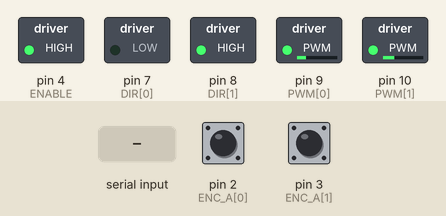
Recording of a sketch running on a simulated Arduino Uno, built with avr-gcc and run on an emulated ATmega328P. On the bench: switched loads named in the sketch (green lamp = pin HIGH). The inputs (shaded band) are chosen by the test bench; at power-on: pin 2 (ENC_A[0]) HIGH, pin 3 (ENC_A[1]) HIGH. What the sketch prints to the serial monitor is not drawn.

Above: at 1.2 s.
1.3 s: "s" received over Serial
At 2.1 s:
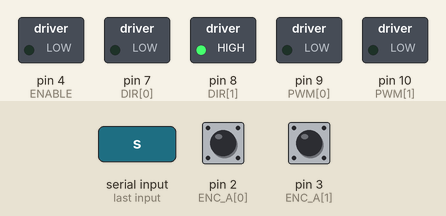
Timing chart, 0 to 4.3 s (numbered marks = the images above; inputs shaded):
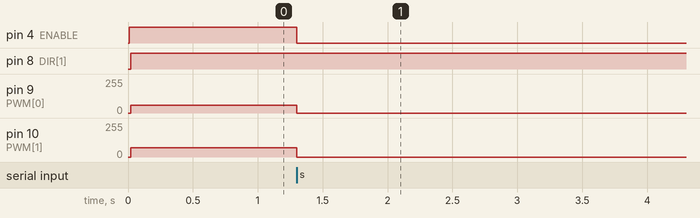

Measured:
- after the input at 1.3 s, pin 4 (ENABLE): HIGH → LOW at once; pin 9 (PWM[0]): 57/255 → 0/255 at once; pin 10 (PWM[1]): 71/255 → 0/255 at once

The sketch:

Demo1_Independent_Wheel_PI.ino
```cpp
// EENG350 Demo 1 — independent left/right wheel position + velocity control.
// Cailey Cashion
#include <Arduino.h>
#include <math.h>

// ===================== CHANGE FOR EACH DEMO RUN =====================
const float DISTANCE_FT = 1.0f;
const float ANGLE_DEG = 180.0f;   // + LEFT, - RIGHT
const unsigned long START_DELAY_MS = 0; // set to 0 since arduino has built in delay

// ===================== HARDWARE =====================
const float WHEEL_RADIUS_M = 0.1397f / 2.0f; // 5.5-inch diameter
const float WHEEL_SPACING_M = 0.3175f;       // 12.5-inch wheel spacing
const float TURN_WHEELBASE_M = 0.3362f;
const byte ENABLE = 4;
const byte ENC_A[2] = {2, 3};   // LEFT, RIGHT
const byte ENC_B[2] = {5, 6};
const byte DIR[2] = {7, 8};
const byte PWM[2] = {9, 10};
const int ENCODER_SIGN[2] = {1, 1};
const bool POSITIVE_DIR_HIGH[2] = {true, true};
const float COUNTS_PER_WHEEL_REV = 1600.0f; // Verify by physically rotating one wheel 1 rev
const float RAD_PER_COUNT = 2.0f * PI / COUNTS_PER_WHEEL_REV;
const float BATTERY_V = 7.8f;
const float VOLTAGE_LIMIT = 7.0f;

// ===================== Controller Values =====================
const float KP_POS = 1.25f;
const float KP_VEL_L = 0.873f;  // independent right wheel gain
const float KP_VEL_R = 1.1f;  // independent left wheel gain
const float KI_VEL_L = 0.0f;
const float KI_VEL_R = 0.0f;
const float MAX_SPEED_INTEGRAL = 6.0f;
const float MAX_SPEED_RAD_S = 4.0f;
const float TURN_SPEED_RAD_S = 2.0f;

const float TURN_POS_TOL_RAD = 0.05f;
const float DRIVE_POS_TOL_RAD = 0.15f;
const float WHEEL_SPEED_TOL_RAD_S = 0.3f;
const unsigned long SETTLE_MS = 200;
const unsigned long RUN_TIMEOUT_MS = 58000;

// Turning-only static friction compensation
const float MIN_TURN_VOLTAGE_L = 1.2f;
const float MIN_TURN_VOLTAGE_R = 1.2f;

// ===================== STATES AND ENCODERS =====================
enum State { WAITING, TURNING, DRIVING, STOPPED };
State state = WAITING;
volatile long counts[2] = {0, 0};
long originCounts[2] = {0, 0};
long previousCounts[2] = {0, 0};
float wheelAngle[2] = {0.0f, 0.0f};
float wheelSpeed[2] = {0.0f, 0.0f};
float desiredWheelAngle[2] = {0.0f, 0.0f};
float desiredWheelSpeed[2] = {0.0f, 0.0f};
float commandedVoltage[2] = {0.0f, 0.0f};
float speedIntegral[2] = {0.0f, 0.0f};
float rho = 0.0f, phi = 0.0f;
unsigned long bootMs, runStartMs, lastUpdateUs, lastPrintMs;
unsigned long settledSinceMs = 0;
bool settling = false;

void leftEncoder() {
  counts[0] += digitalRead(ENC_A[0]) == digitalRead(ENC_B[0]) ? 1 : -1;
}
void rightEncoder() {
  counts[1] += digitalRead(ENC_A[1]) == digitalRead(ENC_B[1]) ? 1 : -1;
}

void motorsOff() {
  analogWrite(PWM[0], 0);
  analogWrite(PWM[1], 0);
  digitalWrite(ENABLE, LOW);
  commandedVoltage[0] = commandedVoltage[1] = 0.0f;
  speedIntegral[0] = speedIntegral[1] = 0.0f;
}

void setVoltage(byte i, float voltage) {
  voltage = constrain(voltage, -VOLTAGE_LIMIT, VOLTAGE_LIMIT);
  commandedVoltage[i] = voltage;
  bool high = (voltage >= 0.0f) ? POSITIVE_DIR_HIGH[i] : !POSITIVE_DIR_HIGH[i];
  if (digitalRead(DIR[i]) != (high ? HIGH : LOW)) {
    analogWrite(PWM[i], 0);
    digitalWrite(DIR[i], high ? HIGH : LOW);
  }
  int duty = (int)(255.0f * fabsf(voltage) / BATTERY_V);
  analogWrite(PWM[i], constrain(duty, 0, 255));
}

void updateMeasurements(float dt) {
  long current[2];
  noInterrupts();
  current[0] = counts[0];
  current[1] = counts[1];
  interrupts();
  for (byte i = 0; i < 2; i++) {
    wheelAngle[i] = ENCODER_SIGN[i] * (current[i] - originCounts[i]) * RAD_PER_COUNT;
    float rawSpeed = ENCODER_SIGN[i] * (current[i] - previousCounts[i]) * RAD_PER_COUNT / dt;
    previousCounts[i] = current[i];
    wheelSpeed[i] = 0.8f * wheelSpeed[i] + 0.2f * rawSpeed;
  }
  rho = WHEEL_RADIUS_M * (wheelAngle[0] + wheelAngle[1]) / 2.0f;
  phi = WHEEL_RADIUS_M * (wheelAngle[1] - wheelAngle[0]) / WHEEL_SPACING_M;
}

// TWO outer wheel position P loops + TWO independent inner wheel speed PI loops.
void controlWheels(float dt) {
  for (byte i = 0; i < 2; i++) {
    float positionError = desiredWheelAngle[i] - wheelAngle[i];
    float speedLimit = (state == TURNING) ? TURN_SPEED_RAD_S : MAX_SPEED_RAD_S;
    float desiredSpeed = constrain(KP_POS * positionError, -speedLimit, speedLimit);
    // While driving forward, do not request reverse wheel motion.
    if (state == DRIVING) desiredSpeed = fmaxf(0.0f, desiredSpeed);
    desiredWheelSpeed[i] = desiredSpeed;

    float speedError = desiredSpeed - wheelSpeed[i];
    float kp = (i == 0) ? KP_VEL_L : KP_VEL_R;
    float ki = (i == 0) ? KI_VEL_L : KI_VEL_R;
    float minVoltage = (state == DRIVING) ? 0.0f : -VOLTAGE_LIMIT;

    // Tentative integral, clamped to prevent unbounded accumulation.
    float nextIntegral = constrain(speedIntegral[i] + speedError * dt, -MAX_SPEED_INTEGRAL, MAX_SPEED_INTEGRAL);
    float tentativeVoltage = kp * speedError + ki * nextIntegral;

    bool highSaturated = tentativeVoltage > VOLTAGE_LIMIT;
    bool lowSaturated = tentativeVoltage < minVoltage;
    if (ki > 0.0f && !((highSaturated && speedError > 0.0f) || (lowSaturated && speedError < 0.0f))) {
      speedIntegral[i] = nextIntegral;
    }

    float voltage = kp * speedError + ki * speedIntegral[i];

    // Help motors overcome static friction near turn target
    if (state == TURNING) {

        float positionError =
            desiredWheelAngle[i] - wheelAngle[i];

        float minTurnVoltage = (i == 0)
            ? MIN_TURN_VOLTAGE_L
            : MIN_TURN_VOLTAGE_R;

        // Only boost voltage when moving toward the target
        if (fabsf(positionError) > TURN_POS_TOL_RAD && voltage * positionError > 0.0f && fabsf(voltage) < minTurnVoltage) {
            voltage = (positionError > 0.0f) ? minTurnVoltage : -minTurnVoltage;
        }
    }

    setVoltage(i, constrain(voltage, minVoltage, VOLTAGE_LIMIT));
  }
}

bool bothWheelsSettled(unsigned long now) {
    bool closeAndSlow = true;

    float posTol = (state == TURNING)
        ? TURN_POS_TOL_RAD
        : DRIVE_POS_TOL_RAD;

    for (byte i = 0; i < 2; i++) {
        if (fabsf(desiredWheelAngle[i] - wheelAngle[i]) > posTol || fabsf(wheelSpeed[i]) > WHEEL_SPEED_TOL_RAD_S) {
            closeAndSlow = false;
        }
    }

    if (!closeAndSlow) {
        settling = false;
        return false;
    }

    if (!settling) {
        settling = true;
        settledSinceMs = now;
    }

    return now - settledSinceMs >= SETTLE_MS;
}

void startDrive() {
  speedIntegral[0] = speedIntegral[1] = 0.0f;
  float forwardWheelRadians = (DISTANCE_FT * 0.96) * 0.3048f / WHEEL_RADIUS_M;
  // Start from where both wheels actually are at turn completion.
  // For a zero-angle run, this starts both targets at the same distance.
  desiredWheelAngle[0] = wheelAngle[0] + forwardWheelRadians;
  desiredWheelAngle[1] = wheelAngle[1] + forwardWheelRadians;
  settling = false;
  state = DRIVING;
  Serial.println(F("DRIVING"));
}

void startRun(unsigned long now) {
  noInterrupts();
  originCounts[0] = counts[0];
  originCounts[1] = counts[1];
  interrupts();
  previousCounts[0] = originCounts[0];
  previousCounts[1] = originCounts[1];
  for (byte i = 0; i < 2; i++) {
    wheelAngle[i] = wheelSpeed[i] = 0.0f;
  }
  rho = phi = 0.0f;
  speedIntegral[0] = speedIntegral[1] = 0.0f;
  runStartMs = now;
  settling = false;
  digitalWrite(ENABLE, HIGH);
  if (ANGLE_DEG == 0.0f) {
    startDrive();
  } else {
    float rotationRad = ANGLE_DEG * PI / 180.0f;
    float wheelTurn = rotationRad * TURN_WHEELBASE_M / (2.0f * WHEEL_RADIUS_M);
    // Positive angle = left turn; left wheel backward, right wheel forward.
    desiredWheelAngle[0] = -wheelTurn;
    desiredWheelAngle[1] = wheelTurn;
    state = TURNING;
    Serial.println(F("TURNING"));
  }
}

void setup() {
  pinMode(ENABLE, OUTPUT);
  digitalWrite(ENABLE, LOW);
  for (byte i = 0; i < 2; i++) {
    pinMode(DIR[i], OUTPUT);
    pinMode(PWM[i], OUTPUT);
    digitalWrite(DIR[i], LOW);
    analogWrite(PWM[i], 0);
    pinMode(ENC_A[i], INPUT_PULLUP);
    pinMode(ENC_B[i], INPUT_PULLUP);
  }
  motorsOff();
  attachInterrupt(digitalPinToInterrupt(ENC_A[0]), leftEncoder, CHANGE);
  attachInterrupt(digitalPinToInterrupt(ENC_A[1]), rightEncoder, CHANGE);
  Serial.begin(115200);
  bootMs = millis();
  lastUpdateUs = micros();
  lastPrintMs = bootMs;
  if (!isfinite(DISTANCE_FT) || DISTANCE_FT < 0.0f || DISTANCE_FT > 10.0f ||
      !isfinite(ANGLE_DEG) || BATTERY_V <= 0 || VOLTAGE_LIMIT > BATTERY_V ||
      KP_POS <= 0 || KP_VEL_L <= 0 || KP_VEL_R <= 0 ||
      KI_VEL_L < 0 || KI_VEL_R < 0 || MAX_SPEED_INTEGRAL <= 0 ||
      WHEEL_RADIUS_M <= 0 || WHEEL_SPACING_M <= 0) {
    state = STOPPED;
    Serial.println(F("INVALID SETTINGS; motors stay off"));
  } else {
    Serial.println(F("WAITING 5 s; test on blocks first. Send s or ! for emergency stop."));
  }
}

void loop() {
  for (byte n = 0; n < 16 && Serial.available(); n++) {
    char c = Serial.read();
    if (c == 's' || c == '!') {
      motorsOff();
      state = STOPPED;
      Serial.println(F("MANUAL STOP"));
    }
  }
  unsigned long nowUs = micros();
  unsigned long elapsedUs = nowUs - lastUpdateUs;
  if (elapsedUs < 10000UL) return; // approximately 100 Hz
  float dt = elapsedUs / 1000000.0f;
  lastUpdateUs = nowUs;
  unsigned long now = millis();
  updateMeasurements(dt);

  switch (state) {
    case WAITING:
      if (now - bootMs >= START_DELAY_MS) startRun(now);
      break;
    case TURNING:
    case DRIVING:
      if (now - runStartMs >= RUN_TIMEOUT_MS) {
        motorsOff();
        state = STOPPED;
        Serial.println(F("TIMEOUT"));
        break;
      }
      controlWheels(dt);
      if (bothWheelsSettled(now)) {
        if (state == TURNING && DISTANCE_FT > 0.0f) {
          startDrive();
        } else {
          motorsOff(); // no powered hold and no commanded reverse after drive
          state = STOPPED;
          Serial.println(F("MOTION COMPLETE; MOTORS OFF"));
        }
      }
      break;
    case STOPPED:
      break;
  }

  // print statements for debugging and testing during Demo 1
  if (now - lastPrintMs >= 200UL) {
    lastPrintMs = now;
    Serial.print(F("state=")); Serial.print((int)state);
    Serial.print(F(" dist_ft=")); Serial.print(rho / 0.3048f, 3);
    Serial.print(F(" heading_deg=")); Serial.print(phi * 180.0f / PI, 2);
    Serial.print(F(" Lpos=")); Serial.print(wheelAngle[0], 3);
    Serial.print(F(" Rpos=")); Serial.print(wheelAngle[1], 3);
    Serial.print(F(" Lspeed=")); Serial.print(wheelSpeed[0], 3);
    Serial.print(F(" Rspeed=")); Serial.print(wheelSpeed[1], 3);
    Serial.print(F(" Ltarget=")); Serial.print(desiredWheelAngle[0], 3);
    Serial.print(F(" Rtarget=")); Serial.print(desiredWheelAngle[1], 3);
    Serial.print(F(" Lvolt=")); Serial.print(commandedVoltage[0], 2);
    Serial.print(F(" Rvolt=")); Serial.print(commandedVoltage[1], 2);
    Serial.print(F(" LI=")); Serial.print(speedIntegral[0], 3);
    Serial.print(F(" RI=")); Serial.println(speedIntegral[1], 3);
  }
}
```
